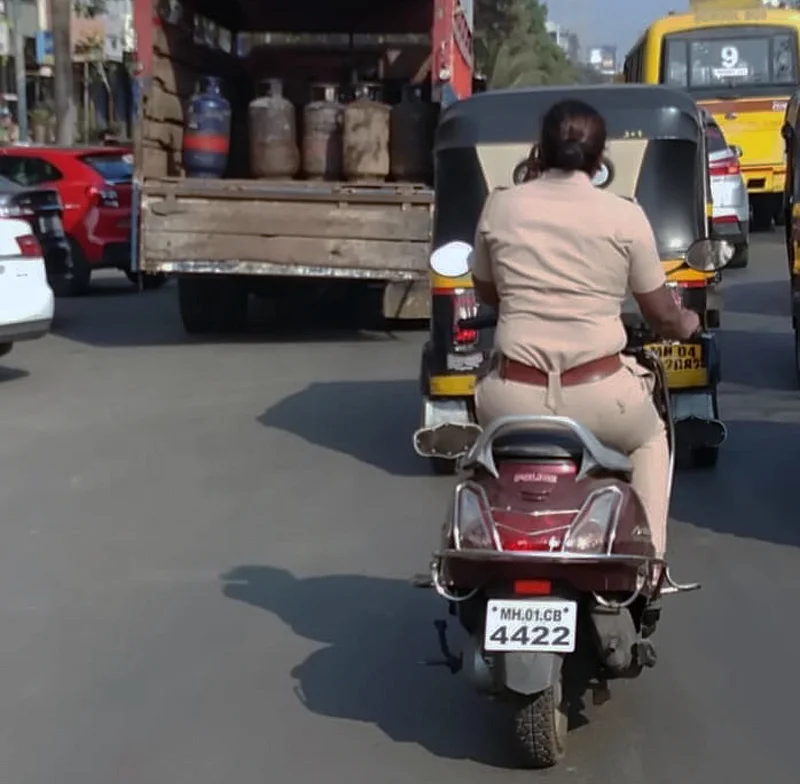
#> input picture test/test1.png, 800 x 784 px, found by its file name
$ python temp.py
#> lines starting #> are read from the running program, lines starting #| are printed output that depends on the picture
import cv2
print(cv2.__version__)

def upscale(impath):
    sr = cv2.dnn_superres.DnnSuperResImpl_create()
    image = cv2.imread(impath, cv2.IMREAD_GRAYSCALE)
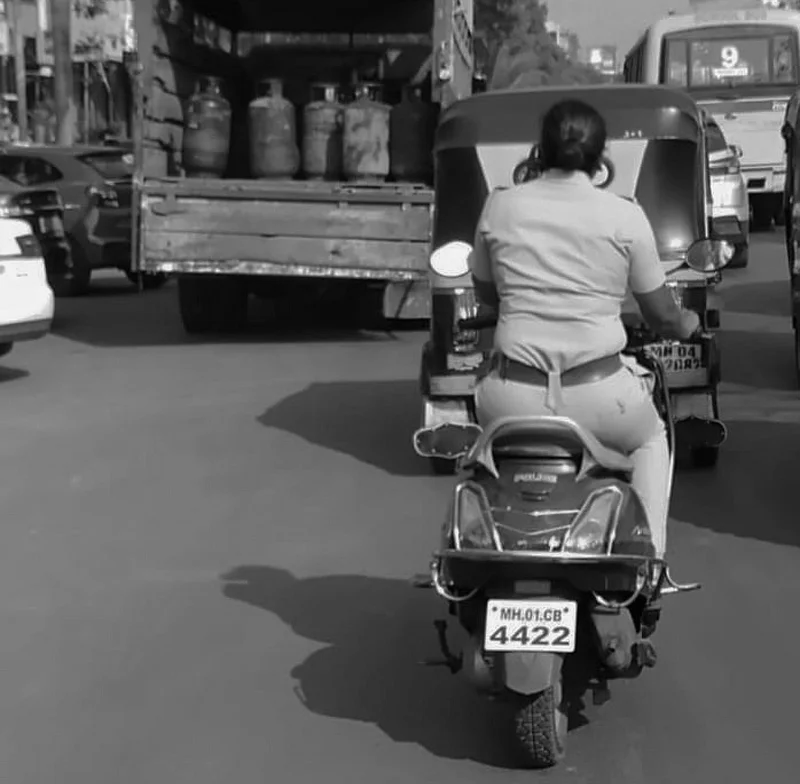
#> image: shape (784, 800); min 0, max 255, mean 92.4
    path = "traffic-two-wheeler-monitoring/FSRCNN-small_x3.pb"
#> (the run stopped early here; a loop or call above may not have finished)

$ run again, with test/test2.jpeg saved as test/test1.png
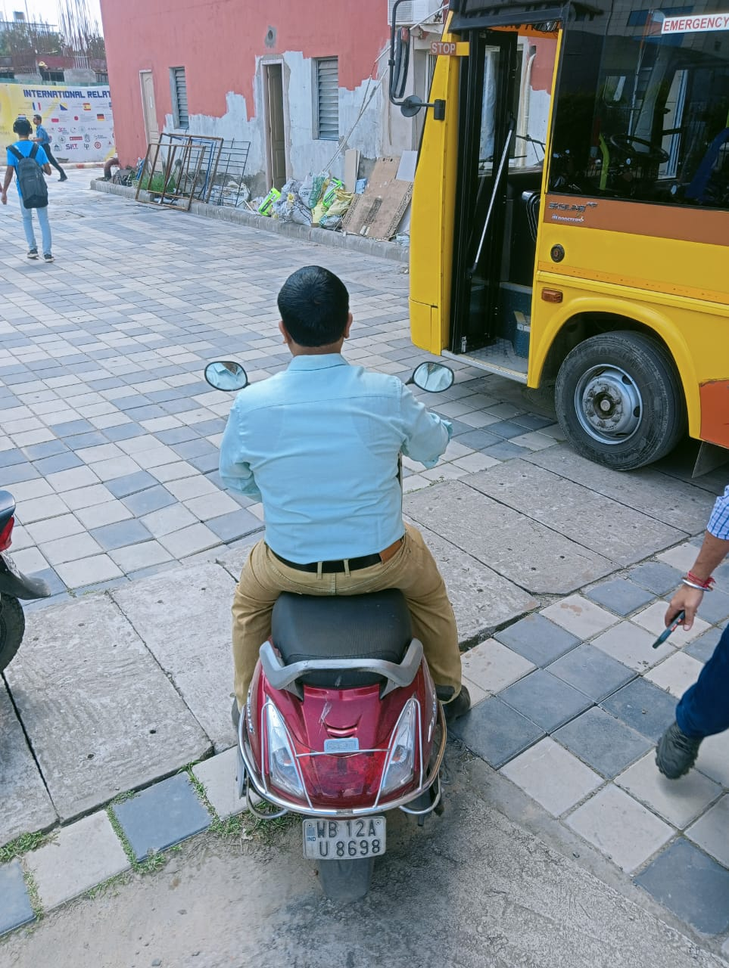
#> input picture test/test2.jpeg, 729 x 968 px, shrunk from 963 x 1280 before the run, found by its file name
#> in upscale, `image = cv2.imread(impath, cv2.IMREAD_GRAYSCALE)`:
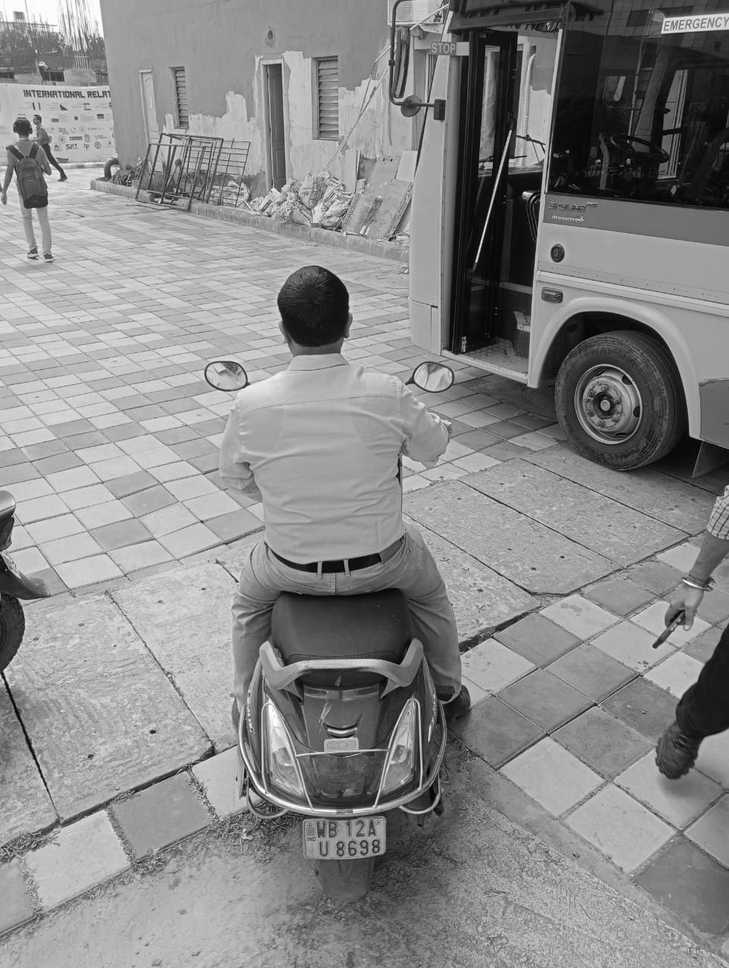
#> image: shape (968, 729); min 0, max 255, mean 136.9

$ run again, with test/test20.jpg saved as test/test1.png
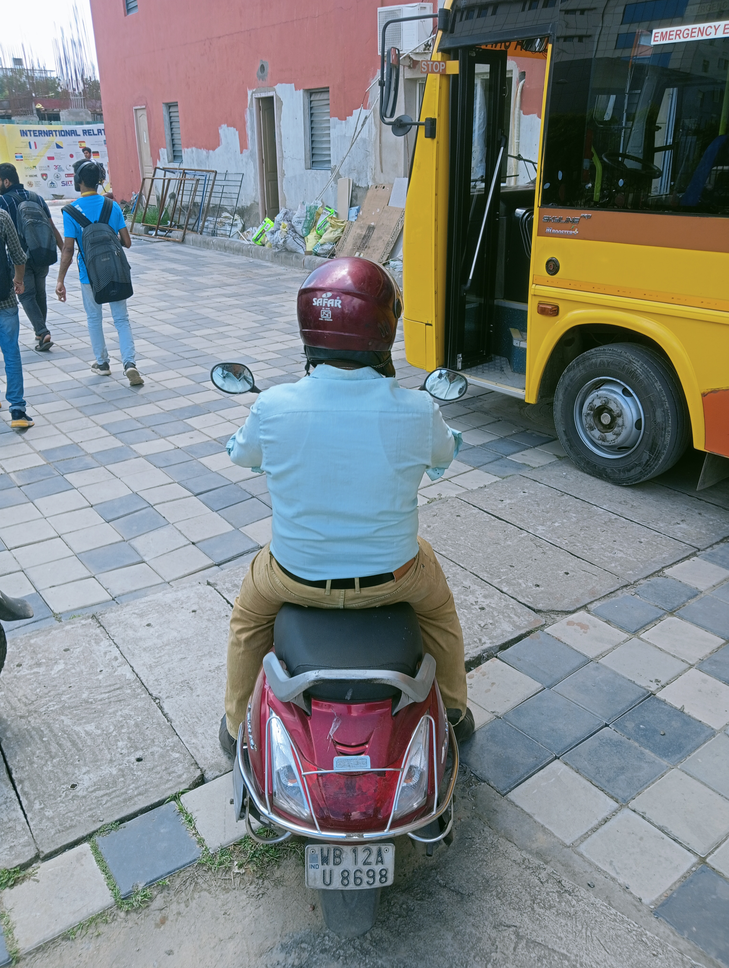
#> input picture test/test20.jpg, 729 x 968 px, shrunk from 3072 x 4080 before the run, found by its file name
#> in upscale, `image = cv2.imread(impath, cv2.IMREAD_GRAYSCALE)`:
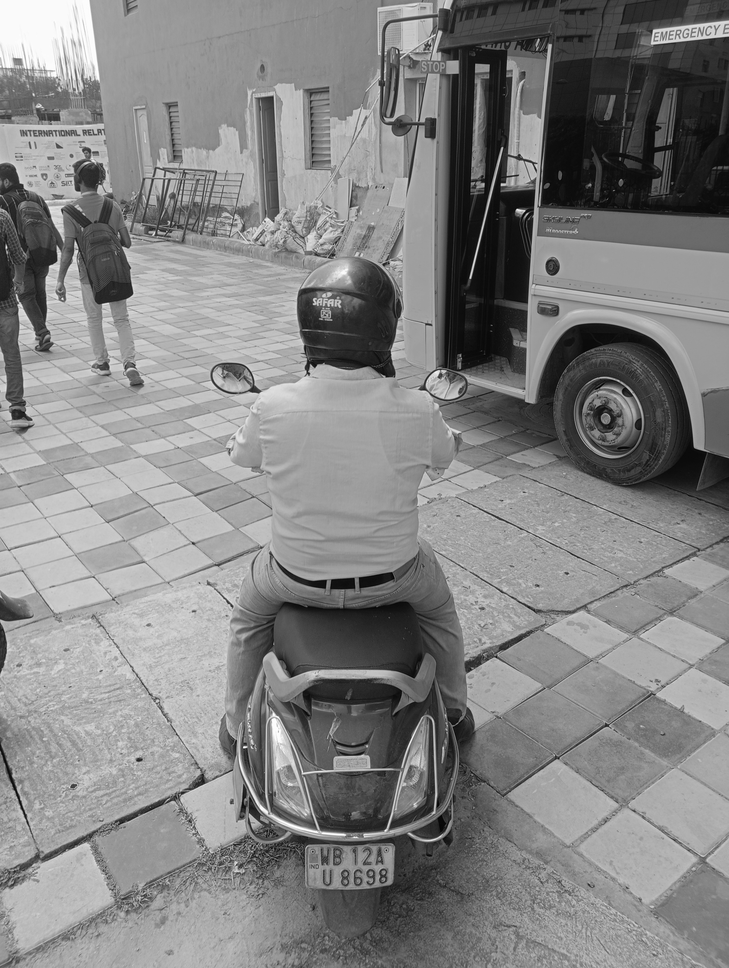
#> image: shape (968, 729); min 0, max 255, mean 130.8
